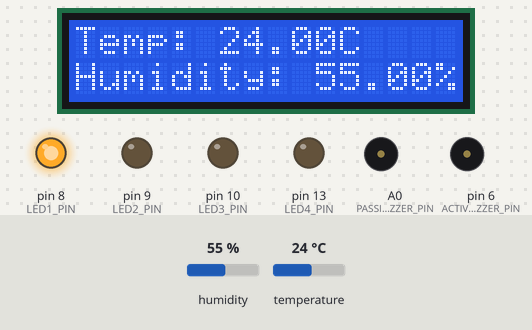
Bench run of a sketch on a simulated Arduino Uno, built with avr-gcc and run on an emulated ATmega328P. Parts: 16×2 character LCD, output pins drawn as LEDs (lit = HIGH), buzzer (waves = sounding, pin HIGH). The inputs (shaded band) are chosen by the test bench; at power-on: temperature 24 °C, humidity 55 %.

Above: at 1.2 s.
1.3 s: temperature set to 26 °C
At 2.8 s:
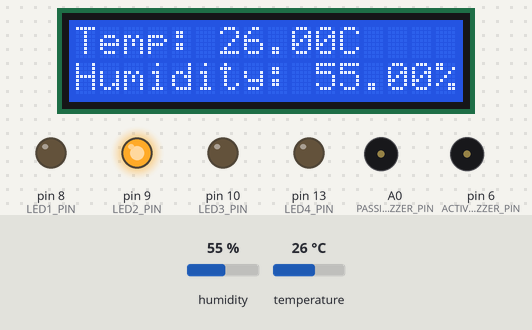
4.0 s: temperature set to 28 °C
6.7 s: temperature set to 31 °C
At 9.3 s:
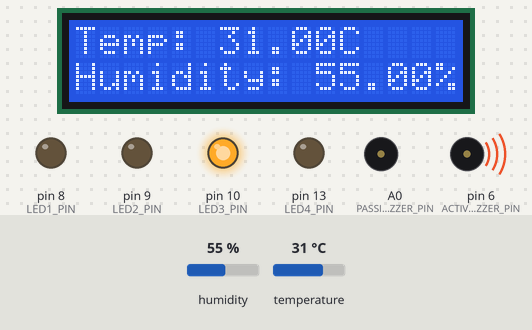
9.7 s: temperature set to 33 °C
At 10.6 s:
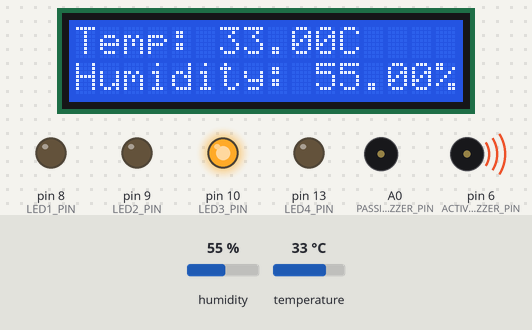
12.4 s: temperature set to 36 °C
At 15.4 s:
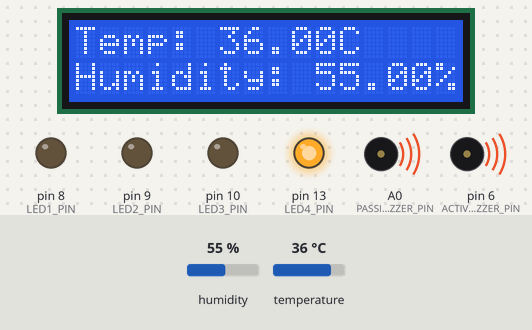
15.7 s: temperature set to 12 °C
At 17.1 s:
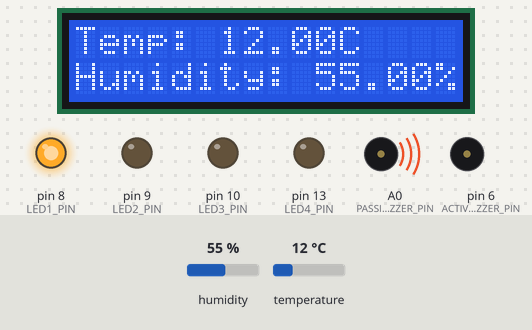
Timing chart, 0 to 18.7 s (numbered marks = the images above; inputs shaded):
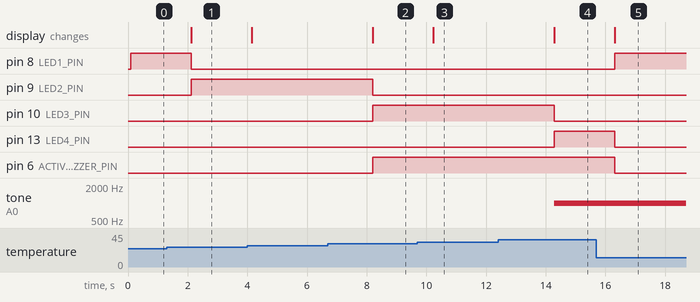

Measured:
- the behaviour switches between 24 and 25 °C on temperature (found by bisection; images 0 and 1)
- the behaviour switches between 29 and 30 °C on temperature (found by bisection; images 1 and 2)
- the behaviour switches between 34 and 35 °C on temperature (found by bisection; images 3 and 4)
- after the input at 1.3 s, pin 8 (LED1_PIN): HIGH → LOW after 0.82 s; pin 9 (LED2_PIN): LOW → HIGH after 0.82 s; the display: changes after 0.82 s (image 1)
- after the input at 6.7 s, pin 9 (LED2_PIN): HIGH → LOW after 1.5 s; pin 10 (LED3_PIN), pin 6 (ACTIVE_BUZZER_PIN): LOW → HIGH after 1.5 s; the display: changes after 1.5 s (image 2)
- after the input at 9.7 s, the display: changes after 0.53 s (image 3)
- after the input at 12.4 s, pin 10 (LED3_PIN): HIGH → LOW after 1.9 s; pin 13 (LED4_PIN): LOW → HIGH after 1.9 s; tone on A0 (PASSIVE_BUZZER_PIN): silent → 1000 Hz after 1.9 s; the display: changes after 1.9 s (image 4)
- after the input at 15.7 s, pin 8 (LED1_PIN): LOW → HIGH after 0.61 s; pin 13 (LED4_PIN), pin 6 (ACTIVE_BUZZER_PIN): HIGH → LOW after 0.61 s; the display: changes after 0.61 s (image 5)

The sketch:

Arduino.ino
```cpp
#include <DHT.h>
#include <LiquidCrystal.h>

#define DHTPIN 7
#define DHTTYPE DHT11   // DHT11 sensor
DHT dht(DHTPIN, DHTTYPE);

LiquidCrystal lcd(12, 11, 5, 4, 3, 2);

#define LED1_PIN 8
#define LED2_PIN 9
#define LED3_PIN 10
#define LED4_PIN 13
#define ACTIVE_BUZZER_PIN 6
#define PASSIVE_BUZZER_PIN A0

void setup() {
  lcd.begin(16, 2);
  dht.begin();

  pinMode(LED1_PIN, OUTPUT);
  pinMode(LED2_PIN, OUTPUT);
  pinMode(LED3_PIN, OUTPUT);
  pinMode(LED4_PIN, OUTPUT);
  pinMode(ACTIVE_BUZZER_PIN, OUTPUT);
  pinMode(PASSIVE_BUZZER_PIN, OUTPUT);

  Serial.begin(9600);
}

void loop() {
  float h = dht.readHumidity();
  float t = dht.readTemperature();

  if (isnan(h) || isnan(t)) {
    lcd.setCursor(0, 0);
    lcd.print("Error Reading ");
    return;
  }

  lcd.setCursor(0, 0);
  lcd.print("Temp: ");
  lcd.print(t);
  lcd.print("C");

  lcd.setCursor(0, 1);
  lcd.print("Humidity: ");
  lcd.print(h);
  lcd.print("%");

  if (t < 25) {
    digitalWrite(LED1_PIN, HIGH);  // Room temp
    digitalWrite(LED2_PIN, LOW);
    digitalWrite(LED3_PIN, LOW);
    digitalWrite(LED4_PIN, LOW);
    digitalWrite(ACTIVE_BUZZER_PIN, LOW);
  } else if (t >= 25 && t < 30) {
    digitalWrite(LED1_PIN, LOW);
    digitalWrite(LED2_PIN, HIGH);  // Warm
    digitalWrite(LED3_PIN, LOW);
    digitalWrite(LED4_PIN, LOW);
    digitalWrite(ACTIVE_BUZZER_PIN, LOW);
  } else if (t >= 30 && t < 35) {
    digitalWrite(LED1_PIN, LOW);
    digitalWrite(LED2_PIN, LOW);
    digitalWrite(LED3_PIN, HIGH);  // Hot
    digitalWrite(LED4_PIN, LOW);
    digitalWrite(ACTIVE_BUZZER_PIN, HIGH); //active buzzer
  } else {
    digitalWrite(LED1_PIN, LOW);
    digitalWrite(LED2_PIN, LOW);
    digitalWrite(LED3_PIN, LOW);
    digitalWrite(LED4_PIN, HIGH);  // Very hot
    digitalWrite(ACTIVE_BUZZER_PIN, HIGH);
    tone(PASSIVE_BUZZER_PIN, 1000); // active + passive
  }

  delay(2000);
}
```
